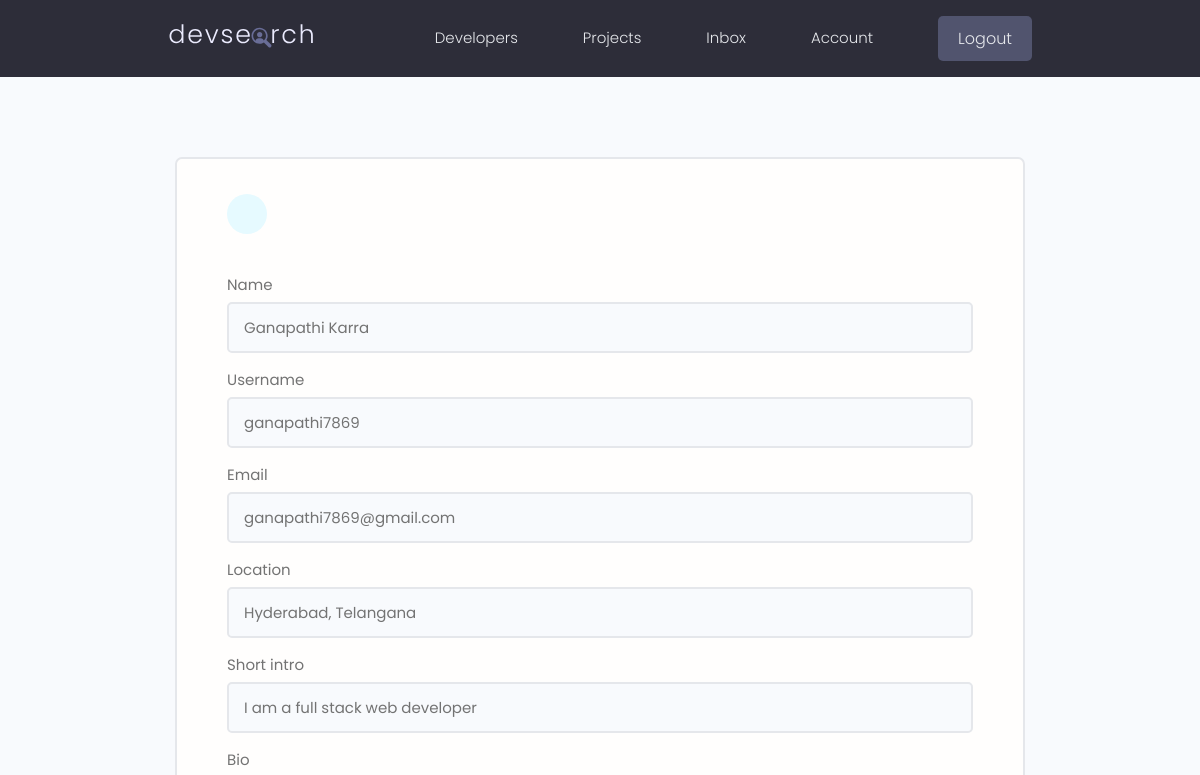
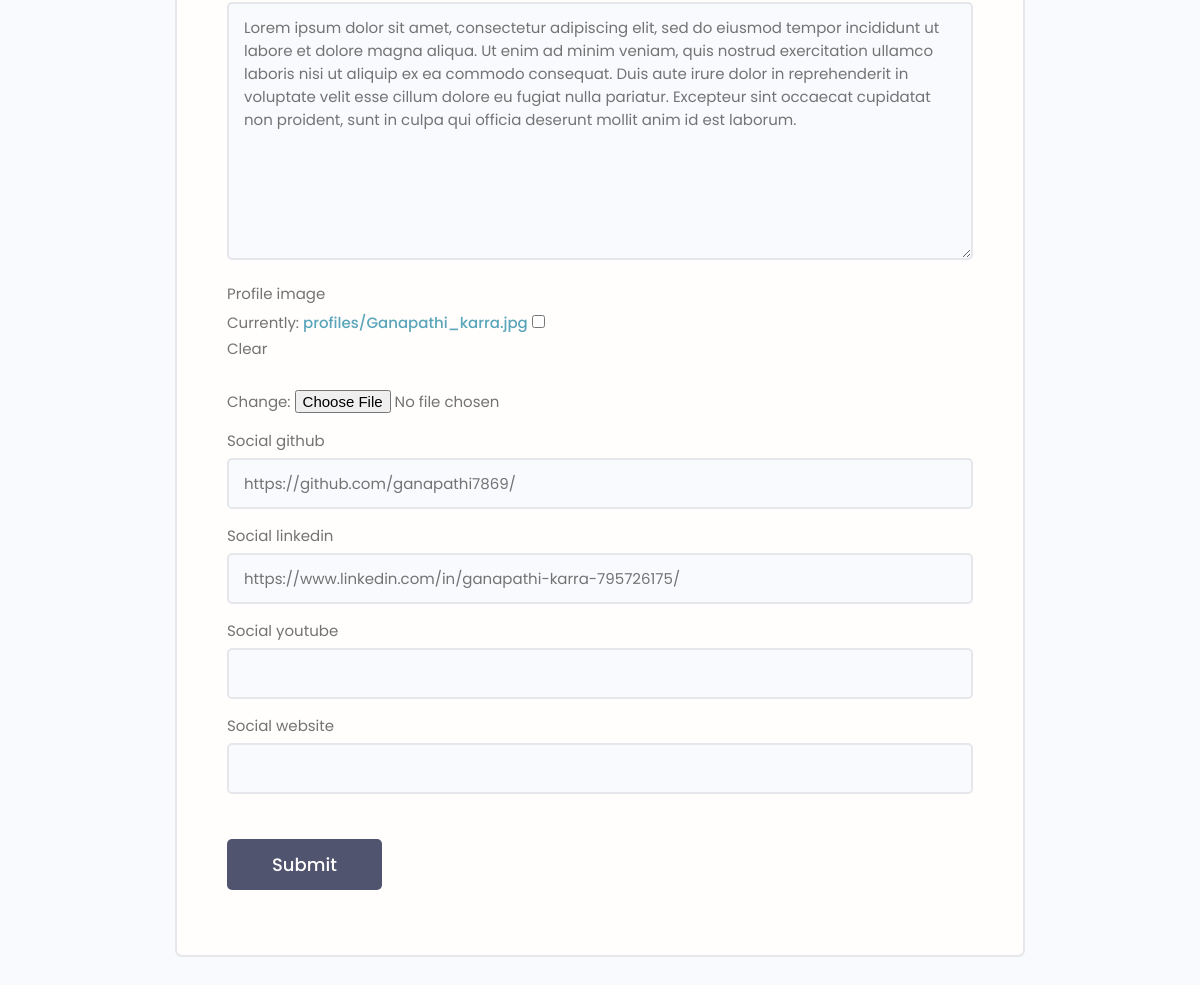
The page /edit-profile/ (signed in) on the database as committed earlier (2 pictures, top to bottom).
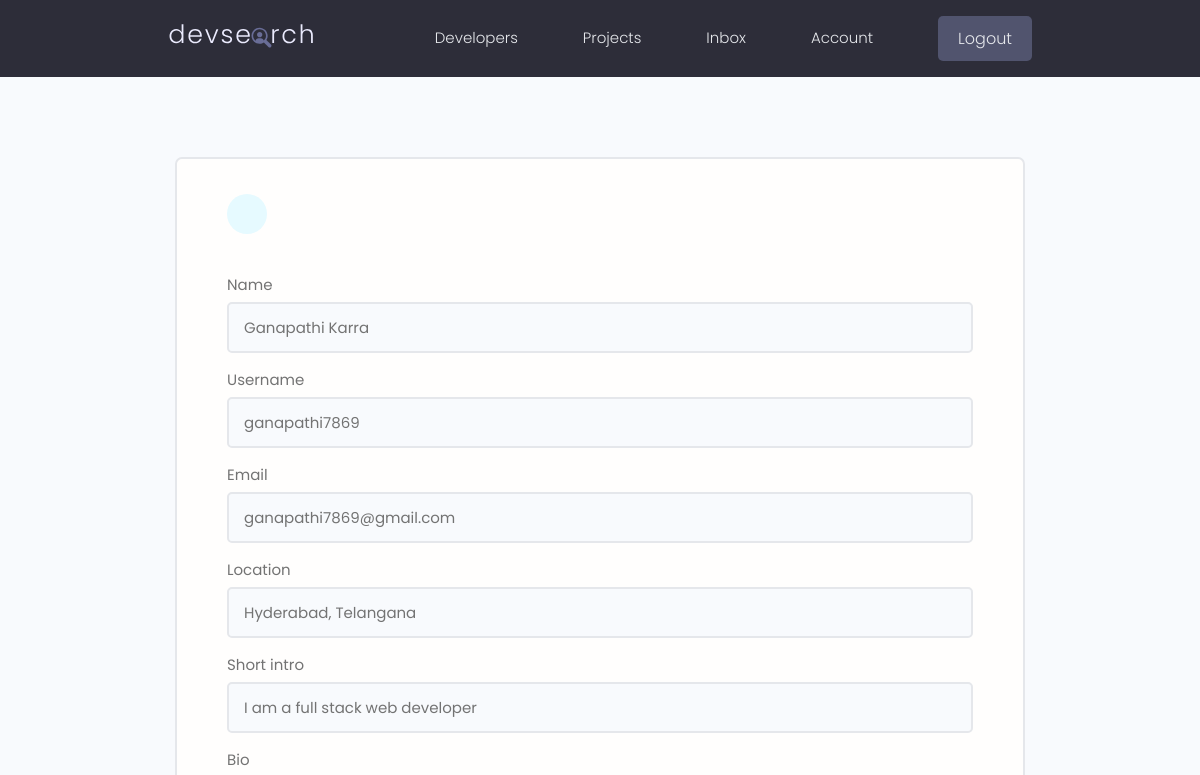
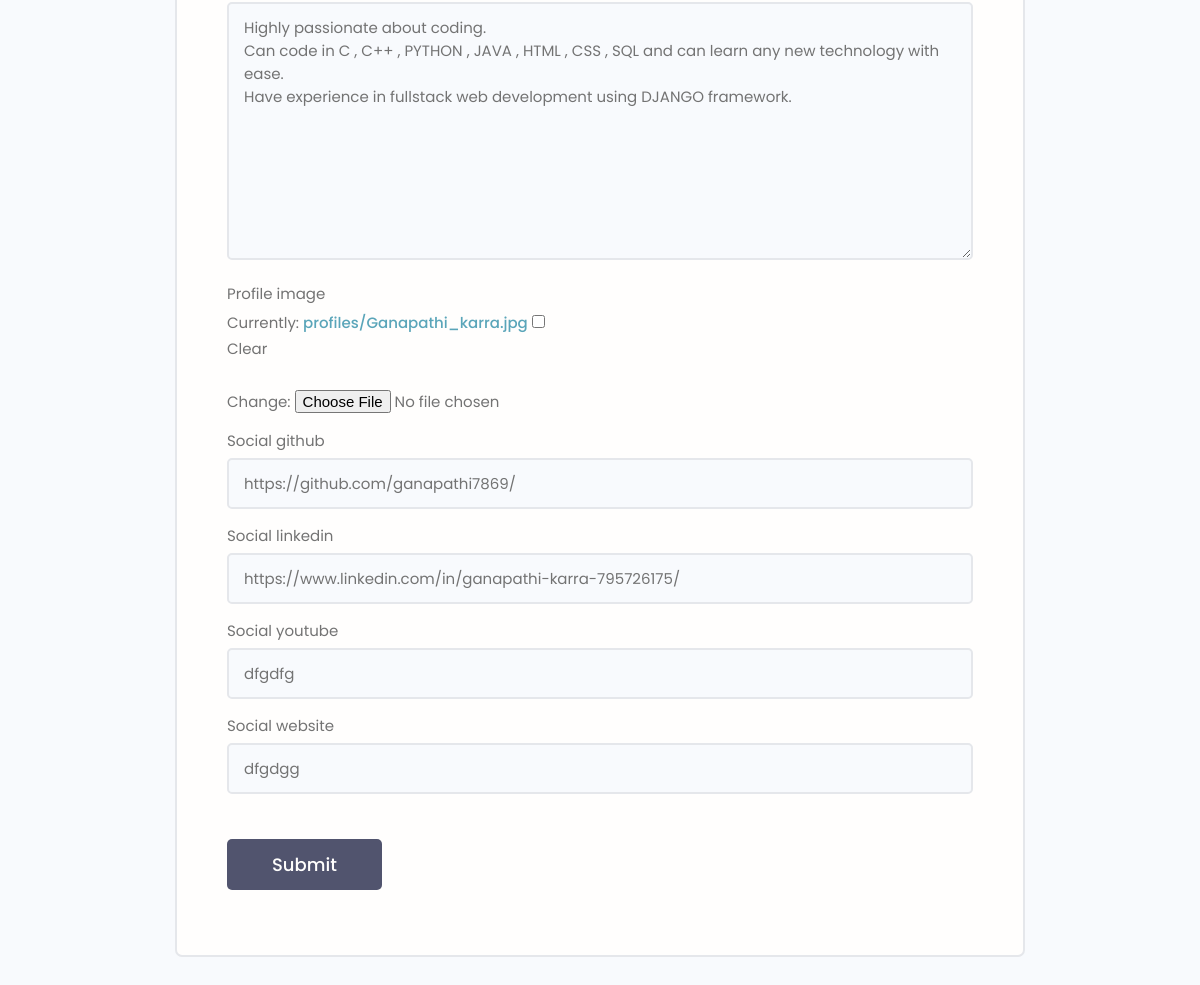
The same page on the database as committed later (2 pictures, top to bottom).
### users/models.py (models this page shows, shortened)
class Profile(models.Model):
    user = models.OneToOneField(User,on_delete=models.CASCADE, null=True, blank=True)
    name =  models.CharField(max_length=200, null=True, blank=True)
    username =  models.CharField(max_length=200, null=True, blank=True)
    email = models.EmailField(max_length=200, null=True, blank=True)
    location =  models.CharField(max_length=200, null=True, blank=True)
    short_intro = models.CharField(max_length=200, null=True, blank=True)
    bio = models.TextField(null=True, blank=True)
    profile_image = models.ImageField(null=True, blank=True,upload_to='profiles/',default='profiles/user-default.png')
    social_github = models.CharField(max_length=200, null=True, blank=True)
    social_twitter = models.CharField(max_length=200, null=True, blank=True)
    social_linkedin = models.CharField(max_length=200, null=True, blank=True)
    social_youtube = models.CharField(max_length=200, null=True, blank=True)
    social_website = models.CharField(max_length=200, null=True, blank=True)
    created = models.DateTimeField(auto_now_add=True)
    id = models.UUIDField(default=uuid.uuid4,unique=True,primary_key=True,editable=False)
    class Meta:
        ordering = ['created']
    class Meta:
        ordering = ['created']      #desc: ['-created']

### users/views.py (the view)
# urls.py: path('edit-profile/',views.editprofile,name='editprofile'),
@login_required(login_url='login')
def editprofile(req):
    prof = req.user.profile
    if req.method == "POST":
        form = ProfileForm(req.POST, req.FILES, instance=prof)
        if form.is_valid():
            form.save()
            return redirect('account')
    form = ProfileForm(instance=prof)
    cntxt = {'form':form}
    return render(req,'users/profile_form.html',cntxt)

### users/forms.py
class ProfileForm(ModelForm):
    class Meta:
        model = Profile
        fields = ['name','username','email','location','short_intro','bio','profile_image','social_github',
        'social_linkedin','social_youtube','social_youtube','social_website']
    def __init__(self, *args, **kwargs):
        super(ProfileForm,self).__init__(*args, **kwargs)
        for name,field in self.fields.items():
            field.widget.attrs.update({'class':'input'})

### users/templates/users/profile_form.html (shortened to what this page needs)
{% extends 'main.html' %}
{% block conten %}
<main class="formPage my-xl">
    <div class="content-box">
        <div class="formWrapper">
            <a class="backButton" href="{% url 'account' %}"></a>
            <br>
            <form class="form" method="POST" action="{% url 'editprofile' %}" enctype="multipart/form-data">
                {% for field in form %}
                <div class="form__field">
                    <label for="formInput#text">{{field.label}}</label>
                    {{field}}
                </div>
                {% endfor %}
                <input class="btn btn--sub btn--lg  my-md" type="submit" value="Submit" />
            </form>
        </div>
    </div>
</main>
{% endblock conten %}

Rows that differ between the two databases and show on the page:
changed Profile "Ganapathi Karra": bio "Lorem ipsum dolor sit amet, consectetur adipiscing elit, sed do eiusmod tempor incididunt ut labore et dolore magna aliqua. Ut enim ad minim veniam, quis nostrud exercitation ullamco laboris nisi ut aliquip ex ea commodo consequat. Duis aute irure dolor in reprehenderit in voluptate velit esse cillum dolore eu fugiat nulla pariatur. Excepteur sint occaecat cupidatat non proident, sunt in culpa qui officia deserunt mollit anim id est laborum." → "Highly passionate about coding. Can code in C , C++ , PYTHON , JAVA , HTML , CSS , SQL and can learn any new technology with ease. Have experience in fullstack web development using DJANGO framework."; social_youtube (not shown) → "dfgdfg"; social_website (not shown) → "dfgdgg"
